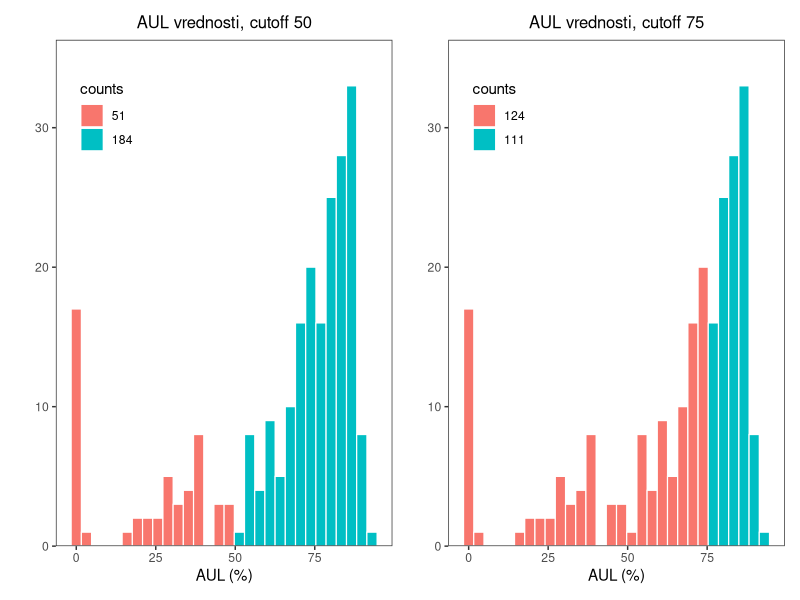

Source code (R):
## ---- chunk 1
library(dplyr)
library(ggplot2)
library(patchwork)
## ---- chunk 2
csv <- read.csv("sword_results.csv", header = TRUE) |>
    as_tibble() |>
    group_by(protein)
csv
## ---- chunk 3
md_opt <- csv |>
    filter(partition == 0) |>
    filter(max(domain) > 1)
md_opt
table(md_opt$domain)
## ---- chunk 4
prot_group <- \(d, p) d[d$protein == p, ]

# razmerje določa cutoff parameter, med 0 in 1
check_ratios <- function(df, cutoff = 0.3) {
    keep <- c()
    for (prot in unique(df$protein)) {
        d2 <- prot_group(df, prot) |> as.data.frame() # tu nočem tibble

        # velikosti domen
        dsizes <- d2$end - d2$start + 1 # ker je 1-based

        # kombinacije vseh domen: (1,2), (1,3), (2,3) ...
        # transponirano, da je dimenzije N×2
        m <- combn(d2$domain, m = 2) |> t()

        # razmerje manjša/večja domena, da je rezultat v intervalu [0,1]
        ratios <- apply(m, 1, \(x) min(dsizes[x]) / max(dsizes[x]))

        # ohrani protein, če so razmerja primerna
        if (all(ratios > cutoff)) {
            keep <- c(keep, prot)
        }
    }
    keep
}
## ---- chunk 5
keep03 <- check_ratios(md_opt, cutoff = 0.3)
length(keep03) # koliko jih ostane
## ---- chunk 6
keep05 <- check_ratios(md_opt, cutoff = 0.5)
length(keep05) # koliko jih ostane
## ---- chunk 7
kept03 <- md_opt[which(md_opt$protein %in% keep03), ]
kept05 <- md_opt[which(md_opt$protein %in% keep05), ]
setdiff(kept03, kept05)
## ---- chunk 8
md_keep <- kept05
## ---- chunk 9
md_keep$aindex |> table()
md_keep <- filter(md_keep, aindex < 4)
md_keep
## ---- chunk 10
# vsebuje eno domeno na protein
bad_doms <- data.frame()

for (prot in unique(md_keep$protein)) {
    df <- prot_group(md_keep, prot)

    # najdi najslabšo domeno
    bad_dom <- which(df$AUL == min(df$AUL))[1]

    # dodaj na seznam
    bad_doms <- rbind(bad_doms, df[bad_dom, ])
}

bad_doms
bad_doms$AUL |> summary()

all(group_keys(bad_doms) == group_keys(md_keep)) # zajame vse proteine
all(bad_doms$protein == unique(bad_doms$protein)) # ni duplikatov
## ---- chunk 11
plot_aul <- function(data, cutoff) {
    aul <- data$AUL # vektor
    df <- select(data, AUL) # tibble

    # razdeli na dva dela glede na mejo
    n_below <- sum(aul <= cutoff, na.rm = TRUE)
    n_above <- sum(aul > cutoff, na.rm = TRUE)

    ggplot(df, aes(x = AUL)) +
        geom_histogram(aes(fill = AUL > cutoff),
            color = "white",
            linewidth = 0.4
        ) +
        scale_fill_hue(labels = c(n_below, n_above)) +
        scale_y_continuous(expand = expansion(mult = c(0, 0.1))) +
        labs(
            title = paste("AUL vrednosti, cutoff", cutoff),
            x = "AUL (%)",
            y = "",
            fill = "counts"
        ) +
        theme_bw() +
        theme(
            plot.title = element_text(hjust = 0.5, size = 12),
            legend.position = c(0.15, 0.85),
            legend.background = element_rect(fill = "white"),
            panel.grid = element_blank()
        )
}
## ---- chunk 12
p1 <- plot_aul(bad_doms, 50)
p2 <- plot_aul(bad_doms, 75)
p1 | p2
## ---- chunk 13
sel <- bad_doms[which(bad_doms$AUL > 75), ]
sel_prot <- sel$protein # proteini, ki ostanejo

final <- filter(md_keep, protein %in% sel_prot)
final
## ---- chunk 14
# 2 domeni
final |>
    tally() |>
    filter(n == 2)

# 3+ domene
final |>
    tally() |>
    filter(n > 2)
## ---- chunk 15
write.csv(
    file = "sword_results_clean.csv",
    x = final,
    quote = FALSE,
    row.names = FALSE
)
